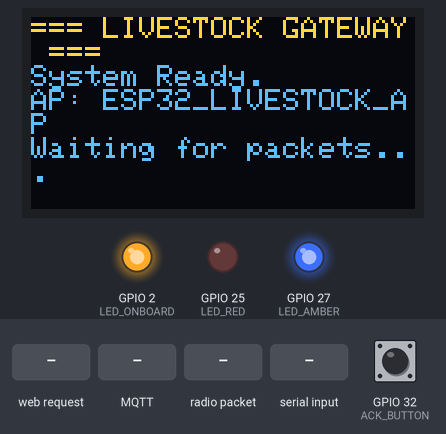
A program run on a simulated ESP32. Shown: 128×64 one-colour display, output pins drawn as LEDs (lit = HIGH). The inputs (shaded band) are chosen by the test bench; at power-on: GPIO 32 (ACK_BUTTON) HIGH. The OLED is the two-colour kind (top 16 rows yellow); WiFi joins after 1.5 s; servers stay silent unless stated; storage starts empty; no radio packets arrive unless stated; no MQTT or app messages arrive unless stated; not simulated (calls return 0 or success): secrets.h.example; pins used as bus, display or sensor lines are not drawn; what the program prints to the serial monitor is not drawn.

Above: at 7.5 s.
7.6 s: GPIO 32 (ACK_BUTTON) pulled LOW for 0.15 s
At 8.1 s:
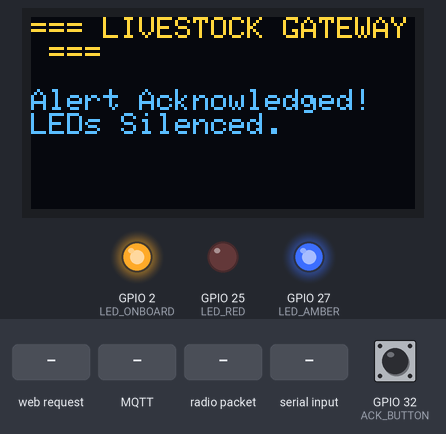
9.2 s: HTTP request GET /data received
10.7 s: MQTT message "0" arrives on the first subscribed topic
12.2 s: radio packet "0" arrives
13.7 s: "90,45,200\n" received over Serial
15.2 s: MQTT message "1" arrives on the first subscribed topic
Timing chart, 0 to 23.7 s (numbered marks = the images above; inputs shaded):
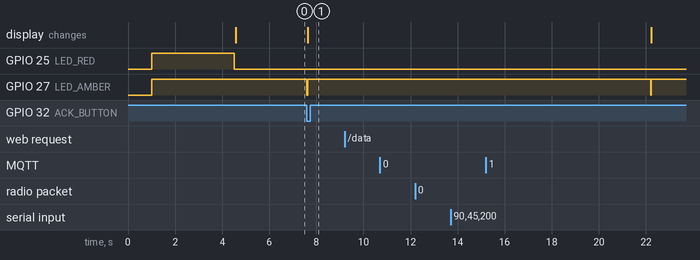

Measured:
- after the input at 7.6 s, GPIO 27 (LED_AMBER): HIGH → LOW at once, → HIGH 0.03 s later; the display: changes at once (image 1)
- after the input at 9.2 s, every drawn part: stays the same
- after the input at 10.7 s, every drawn part: stays the same
- after the input at 12.2 s, every drawn part: stays the same
- after the input at 13.7 s, every drawn part: stays the same

The program:

main.cpp
```cpp
#include <Adafruit_GFX.h>
#include <Adafruit_SSD1306.h>
#include <LoRa.h>
#include <PubSubClient.h>
#include <SD.h>
#include <SPI.h>
#include <WebServer.h>
#include <WiFi.h>
#include <Wire.h>

#define SCREEN_WIDTH 128
#define SCREEN_HEIGHT 64
Adafruit_SSD1306 display(SCREEN_WIDTH, SCREEN_HEIGHT, &Wire, -1);

// Hardware Pinout per Prototype Specification
#define LED_RED 25
#define LED_AMBER 27
#define LED_ONBOARD 2
#define ACK_BUTTON 32

// Dedicated Hardware SPI Bus for MicroSD (HSPI - completely independent of LoRa)
#define SD_CS 15
#define SD_SCK 16
#define SD_MOSI 17
#define SD_MISO 4
SPIClass sdSPI(HSPI);

// LoRa SX1278 (Ra-01 433MHz) Pins
#define LORA_CS 5
#define LORA_RST 14
#define LORA_DIO0 26

#if __has_include("secrets.h")
#include "secrets.h"
#else
#include "secrets.h.example"
#endif

const char *ssid = WIFI_SSID;
const char *password = WIFI_PASSWORD;
const char *mqtt_server = "broker.hivemq.com";
const char *mqtt_topic = "capstone/livestock/telemetry";

// SoftAP for Mobile Phone Direct Sync (Boma AP)
const char *ap_ssid = "ESP32_LIVESTOCK_AP";
const char *ap_pass = "12345678";

WiFiClient espClient;
PubSubClient client(espClient);
WebServer server(8080);

bool loraReady = false;
bool sdReady = false;
bool oledReady = false;
String lastReceivedPacket = "";
unsigned long lastPacketTime = 0;
bool isTimedOut = false;

// --- ALERT STATE MACHINE GLOBALS ---
int activeAlertPattern = 0; // 0 = Normal, 1 = Health (800ms), 2 = Stray (400ms), 3 = Predator (150ms)
bool alertAcknowledged = false;
unsigned long lastBlinkTime = 0;
bool ledToggleState = false;
unsigned long lastBtnPress = 0;
unsigned long lastMqttRetry = 0;
int lastButtonState = HIGH;
unsigned long lastHeartbeat = 0;

// Non-blocking Pattern-Encoded LED Driver
void updateAlertLeds() {
  unsigned long now = millis();

  if (activeAlertPattern == 0 || alertAcknowledged) {
    digitalWrite(LED_RED, LOW);
    digitalWrite(LED_AMBER, HIGH);   // Solid Amber = System Normal / Telemetry Active
    digitalWrite(LED_ONBOARD, HIGH); // Solid Onboard Blue = Gateway Active & Powered
    return;
  }

  if (activeAlertPattern == 1) {
    // Pattern 1: Health -> 800ms Amber pulse
    if (now - lastBlinkTime >= 800) {
      lastBlinkTime = now;
      ledToggleState = !ledToggleState;
      digitalWrite(LED_AMBER, ledToggleState ? HIGH : LOW);
      digitalWrite(LED_RED, LOW);
    }
  } else if (activeAlertPattern == 2) {
    // Pattern 2: Stray Geofence -> 400ms Red blink
    if (now - lastBlinkTime >= 400) {
      lastBlinkTime = now;
      ledToggleState = !ledToggleState;
      digitalWrite(LED_RED, ledToggleState ? HIGH : LOW);
      digitalWrite(LED_AMBER, LOW);
    }
  } else if (activeAlertPattern == 3) {
    // Pattern 3: Predator Spike -> 150ms alternating Red & Amber strobe
    if (now - lastBlinkTime >= 150) {
      lastBlinkTime = now;
      ledToggleState = !ledToggleState;
      digitalWrite(LED_RED, ledToggleState ? HIGH : LOW);
      digitalWrite(LED_AMBER, ledToggleState ? LOW : HIGH);
    }
  }
}

// Process Structured Telemetry Packet
void processTelemetryPacket(String incoming, int rssi = 0, float snr = 0.0) {
  lastReceivedPacket = incoming;
  lastPacketTime = millis();
  isTimedOut = false;
  Serial.println("\n[GATEWAY RX] Packet: " + incoming + (rssi != 0 ? " (RSSI: " + String(rssi) + " dBm, SNR: " + String(snr, 1) + " dB)" : ""));

  // Parse 5-Field CSV: NODE_ID,TEMP,DYNAMIC_ACCEL,DISTANCE,ANOMALY_FLAG
  int c1 = incoming.indexOf(',');
  int c2 = incoming.indexOf(',', c1 + 1);
  int c3 = incoming.indexOf(',', c2 + 1);
  int c4 = incoming.indexOf(',', c3 + 1);

  if (c1 == -1 || c2 == -1 || c3 == -1 || c4 == -1) {
    Serial.println("[ERROR] Malformed CSV frame ignored.");
    return;
  }

  String nodeId = incoming.substring(0, c1);
  float temp = incoming.substring(c1 + 1, c2).toFloat();
  float accel = incoming.substring(c2 + 1, c3).toFloat();
  int distance = incoming.substring(c3 + 1, c4).toInt();
  int anomalyFlag = incoming.substring(c4 + 1).toInt();

  // 1. Append to SD Card (/telemetry.csv)
  if (sdReady) {
    File file = SD.open("/telemetry.csv", FILE_APPEND);
    if (file) {
      file.println(incoming);
      file.close();
      Serial.println("[SD STORAGE] Appended record to /telemetry.csv");
    } else {
      Serial.println("[SD ERROR] Failed to write to /telemetry.csv");
    }
  }

  // 2. Alert Logic & Reset Acknowledgment on new anomaly
  String statusLabel = "NORMAL";
  alertAcknowledged = false; // New incoming anomaly wakes up the visual alert

  if (anomalyFlag == 3 || accel > 14.0) {
    activeAlertPattern = 3;
    statusLabel = "PREDATOR / THEFT!";
  } else if (anomalyFlag == 2 || distance > 500) {
    activeAlertPattern = 2;
    statusLabel = "STRAY ALERT (>500m)";
  } else if (anomalyFlag == 1 || temp > 39.5) {
    activeAlertPattern = 1;
    statusLabel = "FEVER ALERT!";
  } else {
    activeAlertPattern = 0;
  }

  // 3. Render on SSD1306 OLED
  if (oledReady) {
    display.clearDisplay();
    display.setCursor(0, 0);
    display.setTextSize(1);
    display.setTextColor(SSD1306_WHITE);
    display.println("=== LIVESTOCK GATEWAY ===");
    display.println("Cow ID: " + nodeId);
    display.println("Temp:   " + String(temp, 1) + " C");
    display.println("Motion: " + String(accel, 1) + " m/s2");
    display.println("Dist:   " + String(distance) + " m");
    display.println("--------------------");
    display.println(statusLabel);
    display.display();
  }
}

// HTTP Server endpoint: returns CSV for Phone Vet Client App
void handleHttpData() {
  String responseData = "node_id,temp_c,dyn_accel,distance_m,anomaly_flag\n";
  if (lastReceivedPacket.length() > 0) {
    responseData += lastReceivedPacket + "\n";
  } else {
    responseData += "NO_SIGNAL,0.00,0.00,0,0\n";
  }
  server.send(200, "text/csv", responseData);
  Serial.println("[HTTP SYNC] Served telemetry CSV to connected phone.");
}

void handleHttpRoot() {
  server.send(200, "text/plain", "Livestock Edge Gateway Active. Connect to /data for CSV.");
}

// MQTT Callback (for hybrid Wi-Fi intake)
void mqttCallback(char *topic, byte *payload, unsigned int length) {
  String incoming = "";
  for (unsigned int i = 0; i < length; i++) {
    incoming += (char)payload[i];
  }
  processTelemetryPacket(incoming);
}

void setup() {
  Serial.begin(115200);
  delay(1000);
  Serial.println("\n=========================================");
  Serial.println("     EDGE GATEWAY INITIALIZING (NODE 2)  ");
  Serial.println("=========================================");

  pinMode(LED_RED, OUTPUT);
  pinMode(LED_AMBER, OUTPUT);
  pinMode(LED_ONBOARD, OUTPUT);
  pinMode(ACK_BUTTON, INPUT_PULLUP);

  // Turn ON Onboard LED (GPIO 2) immediately to prove ESP32 is powered and running
  digitalWrite(LED_ONBOARD, HIGH);

  // --- 3.5-SECOND HARDWARE LED TEST ON BOOT ---
  Serial.println("[LED TEST] Turning ON Red (GPIO 25) & Amber (GPIO 27) for 3.5 seconds...");
  digitalWrite(LED_RED, HIGH);
  digitalWrite(LED_AMBER, HIGH);
  delay(3500);
  digitalWrite(LED_RED, LOW);
  digitalWrite(LED_AMBER, HIGH); // Keep Amber ON to indicate Gateway Ready
  Serial.println("[LED TEST] Boot LED test finished (Amber set to ON).");

  // Check I2C Physical Pin States before attaching Wire
  uint8_t oledAddr = 0;
  pinMode(21, INPUT_PULLUP);
  pinMode(22, INPUT_PULLUP);
  delay(10);
  int sdaLevel = digitalRead(21);
  int sclLevel = digitalRead(22);
  Serial.printf("[I2C PIN CHECK] SDA (GPIO 21) = %s, SCL (GPIO 22) = %s\n",
                sdaLevel ? "HIGH (OK)" : "LOW (STUCK/SHORTED TO GND!)",
                sclLevel ? "HIGH (OK)" : "LOW (STUCK/SHORTED TO GND!)");

  if (sdaLevel == LOW || sclLevel == LOW) {
    Serial.println("[I2C FATAL] I2C bus line is held LOW! Cannot start I2C Wire.");
    Serial.println("  -> Disconnect OLED SDA & SCL wires to check for shorts.");
  } else {
    // Initialize I2C Bus on GPIO 21 (SDA) / GPIO 22 (SCL)
    Wire.begin(21, 22);
    Wire.setTimeOut(20);
    Serial.println("[I2C SCAN] Probing OLED at 0x3C and 0x3D...");
    Wire.beginTransmission(0x3C);
    if (Wire.endTransmission(true) == 0) {
      oledAddr = 0x3C;
    } else {
      Wire.beginTransmission(0x3D);
      if (Wire.endTransmission(true) == 0) {
        oledAddr = 0x3D;
      }
    }
  }

  if (oledAddr != 0) {
    Serial.printf("[INIT OK] SSD1306 OLED found at 0x%02X. Initializing...\n", oledAddr);
    if (display.begin(SSD1306_SWITCHCAPVCC, oledAddr)) {
      oledReady = true;
      display.clearDisplay();
      display.setTextColor(SSD1306_WHITE);
      display.setTextSize(1);
      display.setCursor(0, 0);
      display.println("=== LIVESTOCK GATEWAY ===");
      display.println("System Ready.");
      display.println("AP: ESP32_LIVESTOCK_AP");
      display.println("Waiting for packets...");
      display.display();
      Serial.println("[INIT OK] OLED display buffer written.");
    }
  } else {
    Serial.println("[INIT WARN] No SSD1306 OLED detected at 0x3C or 0x3D! Check VCC/GND/SDA/SCL wiring.");
  }

  // Initialize Dedicated HSPI Bus for MicroSD Card (Zero Interference with LoRa)
  pinMode(SD_CS, OUTPUT);
  digitalWrite(SD_CS, HIGH);
  pinMode(SD_MISO, INPUT_PULLUP);
  sdSPI.begin(SD_SCK, SD_MISO, SD_MOSI, SD_CS);

  // Initialize Dedicated VSPI Bus for LoRa SX1278
  pinMode(LORA_CS, OUTPUT);
  digitalWrite(LORA_CS, HIGH);
  SPI.begin(18, 19, 23); // LoRa VSPI: SCK=18, MISO=19, MOSI=23

  // Hardware Pulse on LoRa RST pin (GPIO 14) to wake up SX1278
  pinMode(LORA_RST, OUTPUT);
  digitalWrite(LORA_RST, LOW);
  delay(10);
  digitalWrite(LORA_RST, HIGH);
  delay(10);

  // Diagnostic SPI Read on RegVersion (0x42)
  SPI.beginTransaction(SPISettings(1000000, MSBFIRST, SPI_MODE0));
  digitalWrite(LORA_CS, LOW);
  SPI.transfer(0x42 & 0x7F);
  uint8_t loraVersion = SPI.transfer(0x00);
  digitalWrite(LORA_CS, HIGH);
  SPI.endTransaction();
  Serial.print("[LORA DIAG] Raw SX1278 RegVersion read: 0x");
  if (loraVersion < 16) Serial.print("0");
  Serial.print(loraVersion, HEX);
  if (loraVersion == 0x12) {
    Serial.println(" (SX1278 DETECTED!)");
  } else if (loraVersion == 0x00) {
    Serial.println(" (ERROR: MISO/SCK grounded or CS pin not toggling)");
  } else if (loraVersion == 0xFF) {
    Serial.println(" (ERROR: MISO floating, module unpowered, or wrong pins)");
  } else {
    Serial.println(" (UNEXPECTED CHIP VERSION)");
  }

  // Initialize LoRa 433 MHz Receiver
  LoRa.setPins(LORA_CS, LORA_RST, LORA_DIO0);
  LoRa.setSPI(SPI);
  delay(50);
  if (LoRa.begin(433E6) || (delay(100), LoRa.begin(433E6))) {
    loraReady = true;
    Serial.println("[INIT OK] Ra-01 LoRa Receiver started on 433 MHz.");
  } else {
    Serial.println("[INIT WARN] Ra-01 LoRa not detected. (Check CS=5, RST=14, DIO0=26, 3.3V).");
  }

  // Initialize MicroSD Card on Dedicated HSPI Bus with breadboard-safe 4 MHz clock (fallback to 1 MHz)
  if (SD.begin(SD_CS, sdSPI, 4000000) || SD.begin(SD_CS, sdSPI, 1000000)) {
    sdReady = true;
    Serial.println("[INIT OK] MicroSD Card mounted on dedicated HSPI (CS=15, SCK=16, MOSI=17, MISO=4).");
    if (!SD.exists("/telemetry.csv")) {
      File f = SD.open("/telemetry.csv", FILE_WRITE);
      if (f) {
        f.println("node_id,temp_c,dyn_accel,distance_m,anomaly_flag");
        f.close();
      }
    }
  } else {
    Serial.println("[INIT WARN] MicroSD Card failed to mount on dedicated HSPI.");
  }

  // Configure Wi-Fi in dual mode: SoftAP (for Phone) + STA (for Home/Bench Wi-Fi)
  WiFi.mode(WIFI_AP_STA);
  WiFi.softAP(ap_ssid, ap_pass);
  Serial.println("[AP OK] SoftAP started: " + String(ap_ssid) + " (IP: " + WiFi.softAPIP().toString() + ")");

  WiFi.begin(ssid, password);
  unsigned long startWifi = millis();
  while (WiFi.status() != WL_CONNECTED && millis() - startWifi < 8000) {
    delay(400);
    Serial.print(".");
  }
  if (WiFi.status() == WL_CONNECTED) {
    Serial.println("\n[WIFI OK] Connected to " + String(ssid) + "! IP: " + WiFi.localIP().toString());
    client.setServer(mqtt_server, 1883);
    client.setCallback(mqttCallback);
    String gwClientId = "Gateway_RX_" + String((uint32_t)ESP.getEfuseMac(), HEX);
    if (client.connect(gwClientId.c_str())) {
      client.subscribe(mqtt_topic);
      Serial.println("[MQTT OK] Subscribed to " + String(mqtt_topic));
    }
  } else {
    Serial.println("\n[OFF-GRID] Running in standalone LoRa / SoftAP edge mode.");
  }

  // Start HTTP Server for Vet Client App on port 8080
  server.on("/data", handleHttpData);
  server.on("/", handleHttpRoot);
  server.begin();
  Serial.println("[HTTP OK] Web server running on port 8080. Phone endpoint: http://" + WiFi.softAPIP().toString() + ":8080/data");

  Serial.println("[READY] Edge Gateway initialized.\n");
}

void loop() {
  // Handle HTTP requests from Phone App
  server.handleClient();

  // Check for LoRa packets on 433 MHz
  if (loraReady) {
    int packetSize = LoRa.parsePacket();
    if (packetSize) {
      String loraPacket = "";
      while (LoRa.available()) {
        loraPacket += (char)LoRa.read();
      }
      processTelemetryPacket(loraPacket, LoRa.packetRssi(), LoRa.packetSnr());
    }
  }

  // Maintain MQTT if connected
  if (WiFi.status() == WL_CONNECTED) {
    if (client.connected()) {
      client.loop();
    }
  }

  // Update Visual LED Alert Pattern
  updateAlertLeds();

  // Telemetry Staleness Watchdog: If no packet arrives for > 7 seconds, clear stale data
  if (lastPacketTime > 0 && (millis() - lastPacketTime > 7000) && !isTimedOut) {
    isTimedOut = true;
    lastReceivedPacket = "";
    activeAlertPattern = 0;
    digitalWrite(LED_RED, LOW);
    digitalWrite(LED_AMBER, LOW);

    if (oledReady) {
      display.clearDisplay();
      display.setCursor(0, 0);
      display.setTextSize(1);
      display.setTextColor(SSD1306_WHITE);
      display.println("=== LIVESTOCK GATEWAY ===");
      display.println("Status: NO SIGNAL");
      display.println("Node 1: DISCONNECTED");
      display.println("Waiting for packets...");
      display.display();
    }
    Serial.println("[WATCHDOG] Node 1 silent >7s. Cleared stale screen and RAM data.");
  }

  // Handle Hardware Acknowledgment Button (GPIO 32) with Falling-Edge Debounce
  int currentBtn = digitalRead(ACK_BUTTON);
  if (currentBtn == LOW && lastButtonState == HIGH && (millis() - lastBtnPress > 250)) {
    lastBtnPress = millis();
    alertAcknowledged = true;
    activeAlertPattern = 0;
    digitalWrite(LED_RED, LOW);
    digitalWrite(LED_AMBER, LOW);

    if (oledReady) {
      display.clearDisplay();
      display.setCursor(0, 0);
      display.println("=== LIVESTOCK GATEWAY ===");
      display.println("\nAlert Acknowledged!");
      display.println("LEDs Silenced.");
      display.display();
    }
    Serial.println("[ACK] Alert fatigue acknowledged via Button GPIO 32. LEDs silenced.");
  }
  lastButtonState = currentBtn;

  // Serial Monitor Manual Injection for Independent Bench-Testing
  if (Serial.available()) {
    String serialPacket = Serial.readStringUntil('\n');
    serialPacket.trim();
    if (serialPacket.length() > 0) {
      Serial.println("[MANUAL INJECTION] Processing Serial Test Packet: " + serialPacket);
      processTelemetryPacket(serialPacket, -45, 9.5);
    }
  }
}
```
